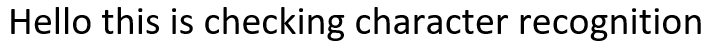
%> input picture test3.PNG, 710 x 43 px
$ octave --eval "result = feature_extractor(imread('test3.PNG'));"   (GNU Octave 9; MATLAB toolbox functions it lacks are replaced by stand-ins)
%> lines starting %> are read from the running program, lines starting %| are printed output that depends on the picture; in (x1, y1, x2, y2) boxes, pixels count from 0 and x2, y2 are one past the last pixel; in counts of white or black regions, pixels touching at a corner belong together; the program's own positions count from 1
% this function is supposed to extract features from the input image
function [features]=feature_extractor(image)
% this function zones the input image
% and extracts features for each zone.


%% preprocessing of image


if length(size(image))>2 % checking if rgb image;
    image=rgb2gray(image);
    image=im2bw(image,graythresh(image));
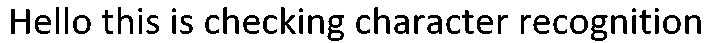
%> image: size 43x710 logical; 82.4% white; 44 black regions (5 under 20 px), largest, box (x1, y1, x2, y2) and area: (11, 9, 30, 34) 231, (591, 15, 608, 41) 231, (327, 15, 344, 41) 229
end
% by now image should be binary
% skeletonizing image
image=bwmorph(image,'skel',inf);
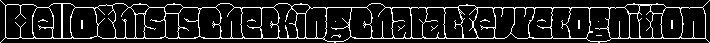
%> image: size 43x710 logical; 11.8% white in thin lines or dots

%selecting the universe of discourse
%> (the run ends here)
